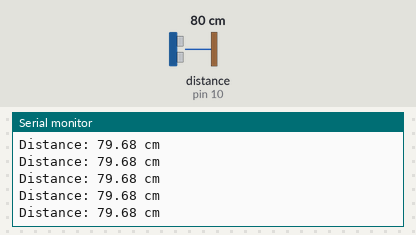
The sketch below on a simulated Arduino Uno, built with avr-gcc and run on an emulated ATmega328P. Parts: the last lines printed to the serial monitor. Wiring (inferred from the names in the program): ultrasonic range finder: trigger pin 9; echo pin 10. Inputs (shaded band) come from the test bench; at power-on: distance to the obstacle (sensor on pin 10) 80 cm. The echo pulse lasts 58.3 µs per cm.

Above: at 1.2 s.
1.3 s: distance to the obstacle (sensor on pin 10) set to 4 cm
At 1.56 s:
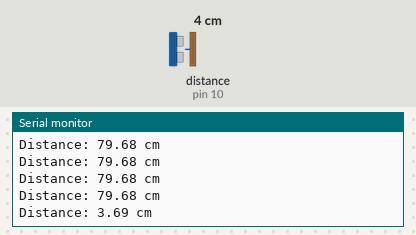
2.8 s: distance to the obstacle (sensor on pin 10) set to 2 cm
At 2.96 s:
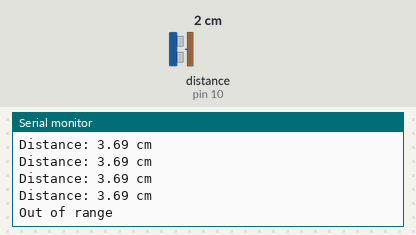

Measured:
- the behaviour switches between 3 and 2 cm on distance to the obstacle (sensor on pin 10) (found by bisection; images 1 and 2)
- after the input at 1.3 s, the serial monitor: prints a new line after 0.11 s (image 1)
- after the input at 2.8 s, the serial monitor: prints a new line at once (image 2)

The sketch:

Ultrasonic-Distance-Meter.ino
```cpp
// 021 - Ultrasonic Distance Meter
// Measures how far an object is from an HC-SR04 ultrasonic sensor and
// prints the distance in centimetres (2 decimal places) to the Serial Monitor.
// Board: Arduino Uno
// Wiring:
//   HC-SR04 VCC  -> 5V
//   HC-SR04 GND  -> GND
//   HC-SR04 Trig -> digital pin 9
//   HC-SR04 Echo -> digital pin 10

// Pin constants: named constants instead of magic numbers
const int TRIG_PIN = 9;    // Trigger pin: we send the ultrasound pulse out here
const int ECHO_PIN = 10;   // Echo pin: the sensor returns the reflected pulse here

// Timing constant: print a new reading every 200 milliseconds
const unsigned long PRINT_INTERVAL_MS = 200;

// Speed of sound conversion: sound travels ~343 m/s = 0.0343 cm per microsecond.
// The pulse travels to the object and back, so we divide the round trip by 2.
const float MICROSECONDS_TO_CM = 0.0343 / 2.0;

// Practical limits of the HC-SR04 (anything outside these is treated as invalid)
const float MIN_DISTANCE_CM = 2.0;
const float MAX_DISTANCE_CM = 400.0;

// millis()-based timing so loop() never has to block for long
unsigned long lastPrintTime = 0;

void setup() {
  // The trigger pin is an output because we command the sensor with it
  pinMode(TRIG_PIN, OUTPUT);
  // The echo pin is an input because the sensor reports the pulse timing on it
  pinMode(ECHO_PIN, INPUT);

  // The trigger must rest LOW before each measurement
  digitalWrite(TRIG_PIN, LOW);

  // Start serial communication at 9600 baud so we can read the distances
  Serial.begin(9600);
  Serial.println("Ultrasonic Distance Meter starting...");
  Serial.println("Distance (cm):");
}

void loop() {
  // Send the 10 microsecond trigger pulse that makes the HC-SR04 fire.
  // The datasheet requires a HIGH pulse of at least 10 us.
  digitalWrite(TRIG_PIN, HIGH);
  delayMicroseconds(10);
  digitalWrite(TRIG_PIN, LOW);

  // pulseIn() waits for the echo pin to go HIGH, then returns how many
  // microseconds it stayed HIGH. That time is the sound's round trip.
  // The 30000 us timeout (30 ms) stops the program hanging if no echo returns.
  long duration = pulseIn(ECHO_PIN, HIGH, 30000);

  // Only print every PRINT_INTERVAL_MS so the Serial Monitor stays readable
  if (millis() - lastPrintTime >= PRINT_INTERVAL_MS) {
    lastPrintTime = millis();

    if (duration == 0) {
      // No echo came back in the timeout window: nothing in range, or sensor not wired
      Serial.println("Out of range (no echo)");
    } else {
      // Convert the echo time into a distance in centimetres
      float distanceCm = duration * MICROSECONDS_TO_CM;

      if (distanceCm < MIN_DISTANCE_CM || distanceCm > MAX_DISTANCE_CM) {
        // Outside the reliable window of the HC-SR04
        Serial.println("Out of range");
      } else {
        // print(value, decimals) gives exactly 2 digits after the point
        Serial.print("Distance: ");
        Serial.print(distanceCm, 2);
        Serial.println(" cm");
      }
    }
  }
}
```
